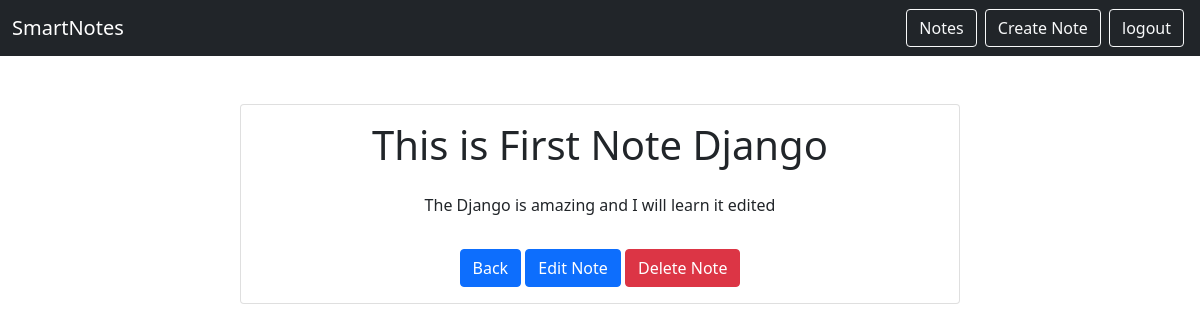
Page /smart/notes/1 (signed in) on the committed database.
### notes/models.py (models this page shows)
class Notes(models.Model):
    title = models.CharField(max_length=200)
    text = models.TextField()
    created = models.DateTimeField(auto_now_add=True)
    user = models.ForeignKey(User, on_delete=models.CASCADE, related_name="notes")

### notes/views.py (the view)
# urls.py: path('notes/<int:pk>', views.NoteDetailsView.as_view(), name='notes.detail'),
class NoteDetailsView(LoginRequiredMixin,DetailView):
    model = Notes
    template_name = 'notes/note_detail.html'
    context_object_name = 'note'
    login_url = '/admin'

### notes/templates/notes/note_detail.html
{% extends "base.html"%}
{% block content %}
<div class="container mt-5">
    <div class="row justify-content-center">
        <div class="col-md-8">
            <div class="card">
                <div class="card-body">
                    <h1 class="card-title mb-4">{{ note.title }}</h1>
                    <p class="card-text">{{ note.text }}</p>
                    <a href="{% url 'notes.list'%}" class="btn btn-primary mt-3">Back</a>
                    <a href="{% url 'notes.update' pk=note.id %}" class="btn btn-primary mt-3">Edit Note</a>
                    <a href="{% url 'notes.delete' pk=note.id %}" class="btn btn-danger mt-3">Delete Note</a>
                </div>
            </div>
        </div>
    </div>
</div>
{% endblock %}

### rows in the picture
Notes: title "This is First Note Django", text "The Django is amazing and I will learn it edited"
